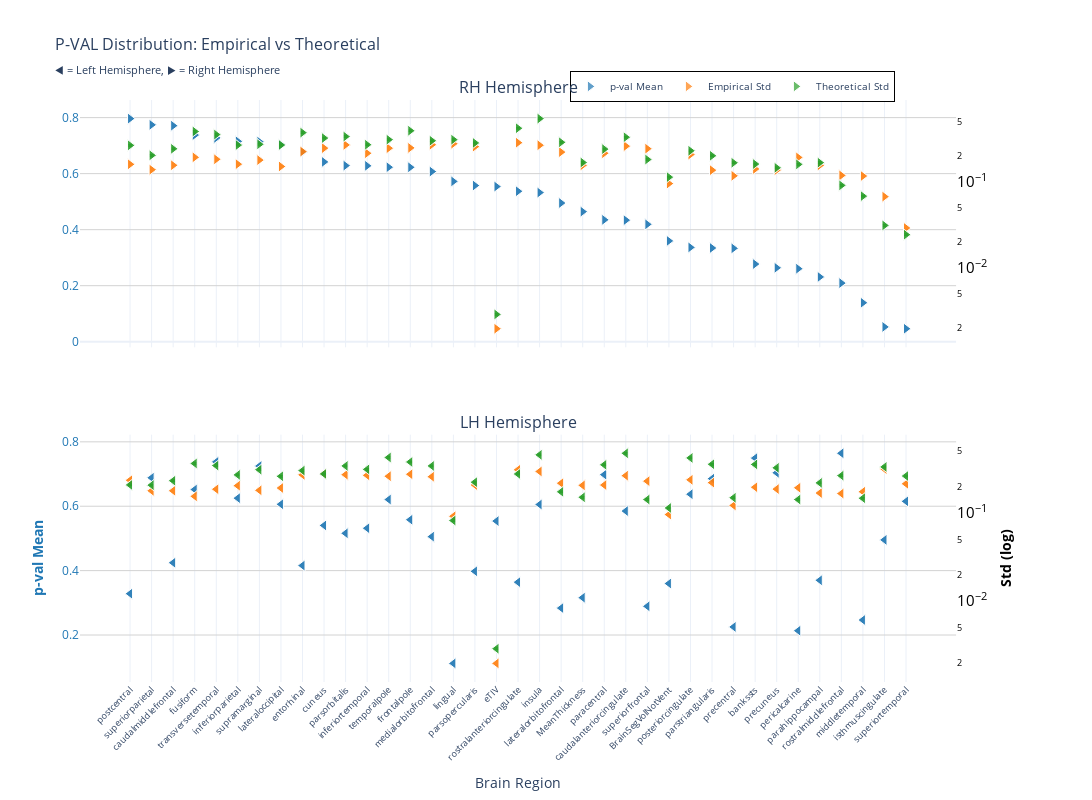
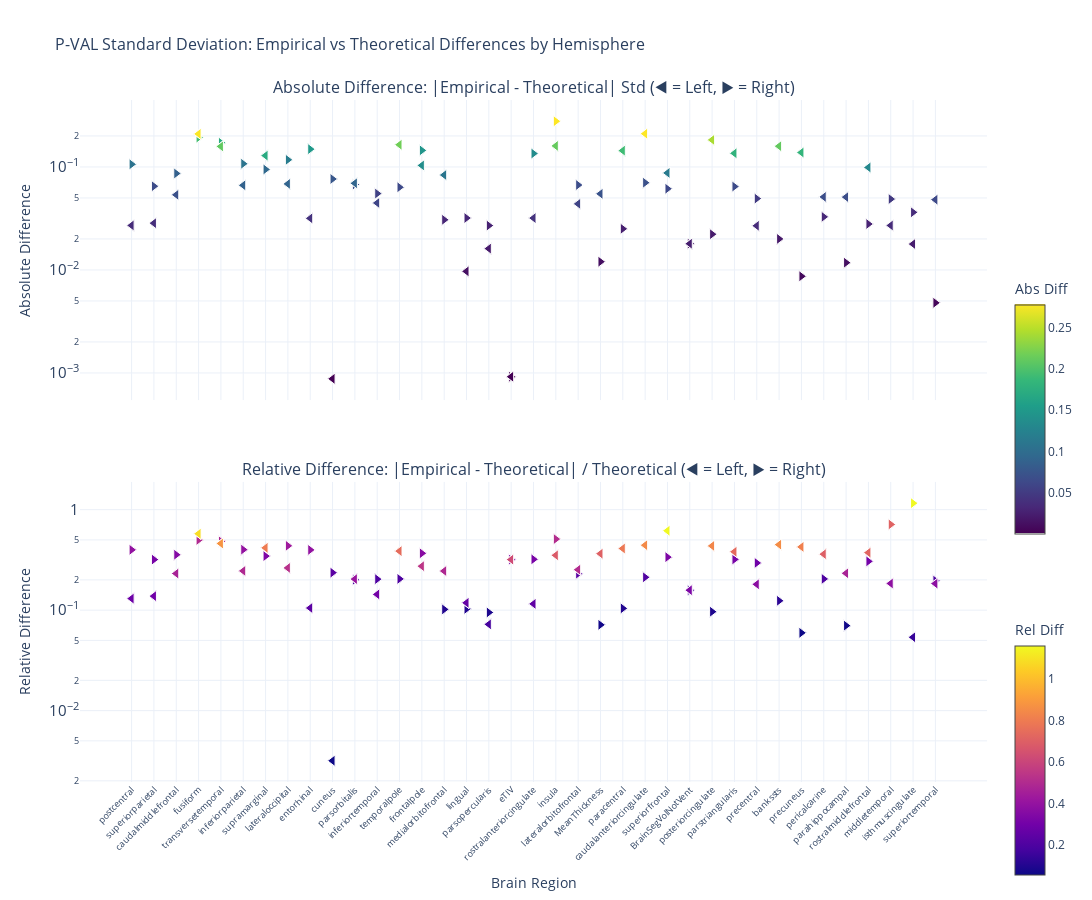

Notebook code for these charts, in order:
### Markdown cell above
### p-value

### Code cell
nu_nav = df_navr[(df_navr["study"] == "longitudinal") & (df_navr["group"] == "HC-PD")]
data_path = stats_dir / f"partial_correlation_longitudinal_{METRIC}.parquet"
df, stats = get_test_stats(
    data_path, stat_functions_F, nu_nav, hemisphere=True, study="longitudinal"
)
show_figure(
    stats, hemisphere=True, stat_name="p-val", study="longitudinal", metric=METRIC
)

### Figure 1 — Plotly figure (JSON) as saved in the notebook; plotly's stock layout.template omitted (floating-point values rounded to 4 significant figures)
{"data": [{"hovertemplate": "<b>%{x}</b><br>Mean p-val: %{y:.2f}<br><extra></extra>", "legendgroup": "mean", "marker": {"color": "#1f77b4", "line": {"color": "white", "width": 1}, "opacity": 0.7, "size": 10, "symbol": "triangle-right"}, "mode": "markers", "name": "p-val Mean", "showlegend": true, "type": "scatter", "x": ["postcentral", "postcentral", "superiorparietal", "superiorparietal", "caudalmiddlefrontal", "caudalmiddlefrontal", "fusiform", "fusiform", "transversetemporal", "transversetemporal", "inferiorparietal", "inferiorparietal", "supramarginal", "supramarginal", "lateraloccipital", "lateraloccipital", "entorhinal", "entorhinal", "cuneus", "cuneus", "parsorbitalis", "parsorbitalis", "inferiortemporal", "inferiortemporal", "temporalpole", "temporalpole", "frontalpole", "frontalpole", "medialorbitofrontal", "medialorbitofrontal", "lingual", "lingual", "parsopercularis", "parsopercularis", "eTIV", "eTIV", "rostralanteriorcingulate", "rostralanteriorcingulate", "insula", "insula", "lateralorbitofrontal", "lateralorbitofrontal", "MeanThickness", "MeanThickness", "paracentral", "paracentral", "caudalanteriorcingulate", "caudalanteriorcingulate", "superiorfrontal", "superiorfrontal", "BrainSegVolNotVent", "BrainSegVolNotVent", "posteriorcingulate", "posteriorcingulate", "parstriangularis", "parstriangularis", "precentral", "precentral", "bankssts", "bankssts", "precuneus", "precuneus", "pericalcarine", "pericalcarine", "parahippocampal", "parahippocampal", "rostralmiddlefrontal", "rostralmiddlefrontal", "middletemporal", "middletemporal", "isthmuscingulate", "isthmuscingulate", "superiortemporal", "superiortemporal"], "xaxis": "x", "y": [0.7964, 0.7964, 0.7741, 0.7741, 0.7711, 0.7711, 0.7376, 0.7376, 0.7276, 0.7276, 0.7153, 0.7153, 0.7142, 0.7142, 0.704, 0.704, 0.6772, 0.6772, 0.6419, 0.6419, 0.6286, 0.6286, 0.6279, 0.6279, 0.6229, 0.6229, 0.6227, 0.6227, 0.6074, 0.6074, 0.5724, 0.5724, 0.5575, 0.5575, 0.5539, 0.5539, 0.5372, 0.5372, 0.5324, 0.5324, 0.4951, 0.4951, 0.4644, 0.4644, 0.435, 0.435, 0.4339, 0.4339, 0.419, 0.419, 0.3599, 0.3599, 0.3367, 0.3367, 0.3345, 0.3345, 0.3333, 0.3333, 0.2772, 0.2772, 0.2638, 0.2638, 0.2606, 0.2606, 0.2312, 0.2312, 0.2093, 0.2093, 0.139, 0.139, 0.05278, 0.05278, 0.04631, 0.04631], "yaxis": "y"}, {"hovertemplate": "<b>%{x}</b><br>Empirical Std: %{y:.3f}<br><extra></extra>", "legendgroup": "empirical", "marker": {"color": "#ff7f0e", "line": {"color": "white", "width": 1}, "opacity": 0.7, "size": 10, "symbol": "triangle-right"}, "mode": "markers", "name": "Empirical Std", "showlegend": true, "type": "scatter", "x": ["postcentral", "postcentral", "superiorparietal", "superiorparietal", "caudalmiddlefrontal", "caudalmiddlefrontal", "fusiform", "fusiform", "transversetemporal", "transversetemporal", "inferiorparietal", "inferiorparietal", "supramarginal", "supramarginal", "lateraloccipital", "lateraloccipital", "entorhinal", "entorhinal", "cuneus", "cuneus", "parsorbitalis", "parsorbitalis", "inferiortemporal", "inferiortemporal", "temporalpole", "temporalpole", "frontalpole", "frontalpole", "medialorbitofrontal", "medialorbitofrontal", "lingual", "lingual", "parsopercularis", "parsopercularis", "eTIV", "eTIV", "rostralanteriorcingulate", "rostralanteriorcingulate", "insula", "insula", "lateralorbitofrontal", "lateralorbitofrontal", "MeanThickness", "MeanThickness", "paracentral", "paracentral", "caudalanteriorcingulate", "caudalanteriorcingulate", "superiorfrontal", "superiorfrontal", "BrainSegVolNotVent", "BrainSegVolNotVent", "posteriorcingulate", "posteriorcingulate", "parstriangularis", "parstriangularis", "precentral", "precentral", "bankssts", "bankssts", "precuneus", "precuneus", "pericalcarine", "pericalcarine", "parahippocampal", "parahippocampal", "rostralmiddlefrontal", "rostralmiddlefrontal", "middletemporal", "middletemporal", "isthmuscingulate", "isthmuscingulate", "superiortemporal", "superiortemporal"], "xaxis": "x", "y": [0.1604, 0.1604, 0.1391, 0.1391, 0.1565, 0.1565, 0.1934, 0.1934, 0.1837, 0.1837, 0.1611, 0.1611, 0.1797, 0.1797, 0.1515, 0.1515, 0.2258, 0.2258, 0.2474, 0.2474, 0.2697, 0.2697, 0.2159, 0.2159, 0.247, 0.247, 0.2491, 0.2491, 0.2711, 0.2711, 0.2785, 0.2785, 0.2576, 0.2576, 0.001968, 0.001968, 0.2864, 0.2864, 0.2675, 0.2675, 0.2226, 0.2226, 0.1565, 0.1565, 0.216, 0.216, 0.2611, 0.2611, 0.2439, 0.2439, 0.09586, 0.09586, 0.2083, 0.2083, 0.1372, 0.1372, 0.1179, 0.1179, 0.1416, 0.1416, 0.1375, 0.1375, 0.1931, 0.1931, 0.1561, 0.1561, 0.1193, 0.1193, 0.1173, 0.1173, 0.06757, 0.06757, 0.0292, 0.0292], "yaxis": "y2"}, {"error_y": {"array": [0.005297, 0.005297, 0.004056, 0.004056, 0.004828, 0.004828, 0.007676, 0.007676, 0.007068, 0.007068, 0.005337, 0.005337, 0.00545, 0.00545, 0.005341, 0.005341, 0.007447, 0.007447, 0.006436, 0.006436, 0.006701, 0.006701, 0.005386, 0.005386, 0.006171, 0.006171, 0.007829, 0.007829, 0.005996, 0.005996, 0.006167, 0.006167, 0.005654, 0.005654, 5.738e-05, 5.738e-05, 0.008375, 0.008375, 0.01084, 0.01084, 0.00575, 0.00575, 0.003348, 0.003348, 0.00479, 0.00479, 0.006585, 0.006585, 0.003625, 0.003625, 0.002262, 0.002262, 0.004581, 0.004581, 0.004009, 0.004009, 0.003323, 0.003323, 0.003212, 0.003212, 0.002905, 0.002905, 0.003185, 0.003185, 0.003336, 0.003336, 0.001816, 0.001816, 0.001361, 0.001361, 0.0006215, 0.0006215, 0.0004849, 0.0004849], "arrayminus": [0.005192, 0.005192, 0.003975, 0.003975, 0.004732, 0.004732, 0.007524, 0.007524, 0.006928, 0.006928, 0.005231, 0.005231, 0.005342, 0.005342, 0.005235, 0.005235, 0.0073, 0.0073, 0.006308, 0.006308, 0.006568, 0.006568, 0.00528, 0.00528, 0.006048, 0.006048, 0.007673, 0.007673, 0.005877, 0.005877, 0.006045, 0.006045, 0.005541, 0.005541, 5.624e-05, 5.624e-05, 0.008208, 0.008208, 0.01062, 0.01062, 0.005635, 0.005635, 0.003282, 0.003282, 0.004695, 0.004695, 0.006454, 0.006454, 0.003554, 0.003554, 0.002217, 0.002217, 0.00449, 0.00449, 0.003929, 0.003929, 0.003257, 0.003257, 0.003148, 0.003148, 0.002847, 0.002847, 0.003122, 0.003122, 0.00327, 0.00327, 0.00178, 0.00178, 0.001334, 0.001334, 0.0006092, 0.0006092, 0.0004753, 0.0004753], "color": "#2ca02c", "thickness": 1, "type": "data", "visible": true, "width": 2}, "hovertemplate": "<b>%{x}</b><br>Theoretical Std: %{y:.3f}<br><extra></extra>", "legendgroup": "theoretical", "marker": {"color": "#2ca02c", "line": {"color": "white", "width": 1}, "opacity": 0.7, "size": 10, "symbol": "triangle-right"}, "mode": "markers", "name": "Theoretical Std", "showlegend": true, "type": "scatter", "x": ["postcentral", "postcentral", "superiorparietal", "superiorparietal", "caudalmiddlefrontal", "caudalmiddlefrontal", "fusiform", "fusiform", "transversetemporal", "transversetemporal", "inferiorparietal", "inferiorparietal", "supramarginal", "supramarginal", "lateraloccipital", "lateraloccipital", "entorhinal", "entorhinal", "cuneus", "cuneus", "parsorbitalis", "parsorbitalis", "inferiortemporal", "inferiortemporal", "temporalpole", "temporalpole", "frontalpole", "frontalpole", "medialorbitofrontal", "medialorbitofrontal", "lingual", "lingual", "parsopercularis", "parsopercularis", "eTIV", "eTIV", "rostralanteriorcingulate", "rostralanteriorcingulate", "insula", "insula", "lateralorbitofrontal", "lateralorbitofrontal", "MeanThickness", "MeanThickness", "paracentral", "paracentral", "caudalanteriorcingulate", "caudalanteriorcingulate", "superiorfrontal", "superiorfrontal", "BrainSegVolNotVent", "BrainSegVolNotVent", "posteriorcingulate", "posteriorcingulate", "parstriangularis", "parstriangularis", "precentral", "precentral", "bankssts", "bankssts", "precuneus", "precuneus", "pericalcarine", "pericalcarine", "parahippocampal", "parahippocampal", "rostralmiddlefrontal", "rostralmiddlefrontal", "middletemporal", "middletemporal", "isthmuscingulate", "isthmuscingulate", "superiortemporal", "superiortemporal"], "xaxis": "x", "y": [0.2666, 0.2666, 0.2041, 0.2041, 0.243, 0.243, 0.3863, 0.3863, 0.3557, 0.3557, 0.2686, 0.2686, 0.2743, 0.2743, 0.2688, 0.2688, 0.3748, 0.3748, 0.3239, 0.3239, 0.3373, 0.3373, 0.2711, 0.2711, 0.3106, 0.3106, 0.394, 0.394, 0.3018, 0.3018, 0.3104, 0.3104, 0.2845, 0.2845, 0.002888, 0.002888, 0.4215, 0.4215, 0.5454, 0.5454, 0.2894, 0.2894, 0.1685, 0.1685, 0.2411, 0.2411, 0.3314, 0.3314, 0.1825, 0.1825, 0.1139, 0.1139, 0.2306, 0.2306, 0.2018, 0.2018, 0.1672, 0.1672, 0.1616, 0.1616, 0.1462, 0.1462, 0.1603, 0.1603, 0.1679, 0.1679, 0.09138, 0.09138, 0.06848, 0.06848, 0.03128, 0.03128, 0.0244, 0.0244], "yaxis": "y2"}, {"hovertemplate": "<b>%{x}</b><br>Mean p-val: %{y:.2f}<br><extra></extra>", "legendgroup": "mean", "marker": {"color": "#1f77b4", "line": {"color": "white", "width": 1}, "opacity": 0.7, "size": 10, "symbol": "triangle-left"}, "mode": "markers", "name": "p-val Mean", "showlegend": false, "type": "scatter", "x": ["rostralmiddlefrontal", "rostralmiddlefrontal", "bankssts", "bankssts", "transversetemporal", "transversetemporal", "supramarginal", "supramarginal", "precuneus", "precuneus", "paracentral", "paracentral", "superiorparietal", "superiorparietal", "parstriangularis", "parstriangularis", "fusiform", "fusiform", "posteriorcingulate", "posteriorcingulate", "inferiorparietal", "inferiorparietal", "temporalpole", "temporalpole", "superiortemporal", "superiortemporal", "lateraloccipital", "lateraloccipital", "insula", "insula", "caudalanteriorcingulate", "caudalanteriorcingulate", "frontalpole", "frontalpole", "eTIV", "eTIV", "cuneus", "cuneus", "inferiortemporal", "inferiortemporal", "parsorbitalis", "parsorbitalis", "medialorbitofrontal", "medialorbitofrontal", "isthmuscingulate", "isthmuscingulate", "caudalmiddlefrontal", "caudalmiddlefrontal", "entorhinal", "entorhinal", "parsopercularis", "parsopercularis", "parahippocampal", "parahippocampal", "rostralanteriorcingulate", "rostralanteriorcingulate", "BrainSegVolNotVent", "BrainSegVolNotVent", "postcentral", "postcentral", "MeanThickness", "MeanThickness", "superiorfrontal", "superiorfrontal", "lateralorbitofrontal", "lateralorbitofrontal", "middletemporal", "middletemporal", "precentral", "precentral", "pericalcarine", "pericalcarine", "lingual", "lingual"], "xaxis": "x2", "y": [0.7645, 0.7645, 0.7495, 0.7495, 0.7378, 0.7378, 0.7249, 0.7249, 0.7038, 0.7038, 0.6981, 0.6981, 0.6882, 0.6882, 0.6857, 0.6857, 0.6518, 0.6518, 0.6374, 0.6374, 0.6251, 0.6251, 0.6207, 0.6207, 0.6152, 0.6152, 0.6061, 0.6061, 0.6054, 0.6054, 0.585, 0.585, 0.5581, 0.5581, 0.5539, 0.5539, 0.5403, 0.5403, 0.5317, 0.5317, 0.5159, 0.5159, 0.5055, 0.5055, 0.4955, 0.4955, 0.4244, 0.4244, 0.4156, 0.4156, 0.3979, 0.3979, 0.37, 0.37, 0.3642, 0.3642, 0.3599, 0.3599, 0.3284, 0.3284, 0.316, 0.316, 0.2892, 0.2892, 0.2837, 0.2837, 0.2467, 0.2467, 0.2251, 0.2251, 0.2134, 0.2134, 0.1119, 0.1119], "yaxis": "y3"}, {"hovertemplate": "<b>%{x}</b><br>Empirical Std: %{y:.3f}<br><extra></extra>", "legendgroup": "empirical", "marker": {"color": "#ff7f0e", "line": {"color": "white", "width": 1}, "opacity": 0.7, "size": 10, "symbol": "triangle-left"}, "mode": "markers", "name": "Empirical Std", "showlegend": false, "type": "scatter", "x": ["rostralmiddlefrontal", "rostralmiddlefrontal", "bankssts", "bankssts", "transversetemporal", "transversetemporal", "supramarginal", "supramarginal", "precuneus", "precuneus", "paracentral", "paracentral", "superiorparietal", "superiorparietal", "parstriangularis", "parstriangularis", "fusiform", "fusiform", "posteriorcingulate", "posteriorcingulate", "inferiorparietal", "inferiorparietal", "temporalpole", "temporalpole", "superiortemporal", "superiortemporal", "lateraloccipital", "lateraloccipital", "insula", "insula", "caudalanteriorcingulate", "caudalanteriorcingulate", "frontalpole", "frontalpole", "eTIV", "eTIV", "cuneus", "cuneus", "inferiortemporal", "inferiortemporal", "parsorbitalis", "parsorbitalis", "medialorbitofrontal", "medialorbitofrontal", "isthmuscingulate", "isthmuscingulate", "caudalmiddlefrontal", "caudalmiddlefrontal", "entorhinal", "entorhinal", "parsopercularis", "parsopercularis", "parahippocampal", "parahippocampal", "rostralanteriorcingulate", "rostralanteriorcingulate", "BrainSegVolNotVent", "BrainSegVolNotVent", "postcentral", "postcentral", "MeanThickness", "MeanThickness", "superiorfrontal", "superiorfrontal", "lateralorbitofrontal", "lateralorbitofrontal", "middletemporal", "middletemporal", "precentral", "precentral", "pericalcarine", "pericalcarine", "lingual", "lingual"], "xaxis": "x2", "y": [0.1659, 0.1659, 0.1956, 0.1956, 0.1856, 0.1856, 0.1804, 0.1804, 0.1864, 0.1864, 0.207, 0.207, 0.1781, 0.1781, 0.2206, 0.2206, 0.1542, 0.1542, 0.2373, 0.2373, 0.2037, 0.2037, 0.2607, 0.2607, 0.2139, 0.2139, 0.1917, 0.1917, 0.2953, 0.2953, 0.2645, 0.2645, 0.2746, 0.2746, 0.001968, 0.001968, 0.2777, 0.2777, 0.2671, 0.2671, 0.2716, 0.2716, 0.2574, 0.2574, 0.3144, 0.3144, 0.1783, 0.1783, 0.2703, 0.2703, 0.2071, 0.2071, 0.1681, 0.1681, 0.3084, 0.3084, 0.09586, 0.09586, 0.2348, 0.2348, 0.2054, 0.2054, 0.2294, 0.2294, 0.2173, 0.2173, 0.1738, 0.1738, 0.1217, 0.1217, 0.1929, 0.1929, 0.09169, 0.09169], "yaxis": "y4"}, {"error_y": {"array": [0.005261, 0.005261, 0.007048, 0.007048, 0.006835, 0.006835, 0.006144, 0.006144, 0.006448, 0.006448, 0.006977, 0.006977, 0.004105, 0.004105, 0.00708, 0.00708, 0.007224, 0.007224, 0.008353, 0.008353, 0.005365, 0.005365, 0.008446, 0.008446, 0.005206, 0.005206, 0.00517, 0.00517, 0.009049, 0.009049, 0.009433, 0.009433, 0.007513, 0.007513, 5.738e-05, 5.738e-05, 0.0055, 0.0055, 0.006196, 0.006196, 0.006777, 0.006777, 0.006774, 0.006774, 0.006602, 0.006602, 0.004608, 0.004608, 0.006, 0.006, 0.004435, 0.004435, 0.004353, 0.004353, 0.005494, 0.005494, 0.002262, 0.002262, 0.004127, 0.004127, 0.00299, 0.00299, 0.002819, 0.002819, 0.003448, 0.003448, 0.002917, 0.002917, 0.002951, 0.002951, 0.002817, 0.002817, 0.001629, 0.001629], "arrayminus": [0.005156, 0.005156, 0.006908, 0.006908, 0.0067, 0.0067, 0.006023, 0.006023, 0.00632, 0.00632, 0.006839, 0.006839, 0.004024, 0.004024, 0.006939, 0.006939, 0.007081, 0.007081, 0.008188, 0.008188, 0.005259, 0.005259, 0.008279, 0.008279, 0.005103, 0.005103, 0.005067, 0.005067, 0.008869, 0.008869, 0.009246, 0.009246, 0.007364, 0.007364, 5.624e-05, 5.624e-05, 0.005391, 0.005391, 0.006073, 0.006073, 0.006642, 0.006642, 0.00664, 0.00664, 0.006471, 0.006471, 0.004517, 0.004517, 0.005881, 0.005881, 0.004347, 0.004347, 0.004267, 0.004267, 0.005385, 0.005385, 0.002217, 0.002217, 0.004046, 0.004046, 0.002931, 0.002931, 0.002763, 0.002763, 0.003379, 0.003379, 0.002859, 0.002859, 0.002892, 0.002892, 0.002761, 0.002761, 0.001597, 0.001597], "color": "#2ca02c", "thickness": 1, "type": "data", "visible": true, "width": 2}, "hovertemplate": "<b>%{x}</b><br>Theoretical Std: %{y:.3f}<br><extra></extra>", "legendgroup": "theoretical", "marker": {"color": "#2ca02c", "line": {"color": "white", "width": 1}, "opacity": 0.7, "size": 10, "symbol": "triangle-left"}, "mode": "markers", "name": "Theoretical Std", "showlegend": false, "type": "scatter", "x": ["rostralmiddlefrontal", "rostralmiddlefrontal", "bankssts", "bankssts", "transversetemporal", "transversetemporal", "supramarginal", "supramarginal", "precuneus", "precuneus", "paracentral", "paracentral", "superiorparietal", "superiorparietal", "parstriangularis", "parstriangularis", "fusiform", "fusiform", "posteriorcingulate", "posteriorcingulate", "inferiorparietal", "inferiorparietal", "temporalpole", "temporalpole", "superiortemporal", "superiortemporal", "lateraloccipital", "lateraloccipital", "insula", "insula", "caudalanteriorcingulate", "caudalanteriorcingulate", "frontalpole", "frontalpole", "eTIV", "eTIV", "cuneus", "cuneus", "inferiortemporal", "inferiortemporal", "parsorbitalis", "parsorbitalis", "medialorbitofrontal", "medialorbitofrontal", "isthmuscingulate", "isthmuscingulate", "caudalmiddlefrontal", "caudalmiddlefrontal", "entorhinal", "entorhinal", "parsopercularis", "parsopercularis", "parahippocampal", "parahippocampal", "rostralanteriorcingulate", "rostralanteriorcingulate", "BrainSegVolNotVent", "BrainSegVolNotVent", "postcentral", "postcentral", "MeanThickness", "MeanThickness", "superiorfrontal", "superiorfrontal", "lateralorbitofrontal", "lateralorbitofrontal", "middletemporal", "middletemporal", "precentral", "precentral", "pericalcarine", "pericalcarine", "lingual", "lingual"], "xaxis": "x2", "y": [0.2648, 0.2648, 0.3547, 0.3547, 0.344, 0.344, 0.3092, 0.3092, 0.3245, 0.3245, 0.3511, 0.3511, 0.2066, 0.2066, 0.3563, 0.3563, 0.3636, 0.3636, 0.4204, 0.4204, 0.27, 0.27, 0.4251, 0.4251, 0.262, 0.262, 0.2602, 0.2602, 0.4554, 0.4554, 0.4747, 0.4747, 0.3781, 0.3781, 0.002888, 0.002888, 0.2768, 0.2768, 0.3118, 0.3118, 0.3411, 0.3411, 0.3409, 0.3409, 0.3323, 0.3323, 0.2319, 0.2319, 0.302, 0.302, 0.2232, 0.2232, 0.2191, 0.2191, 0.2765, 0.2765, 0.1139, 0.1139, 0.2077, 0.2077, 0.1505, 0.1505, 0.1419, 0.1419, 0.1735, 0.1735, 0.1468, 0.1468, 0.1485, 0.1485, 0.1418, 0.1418, 0.08199, 0.08199], "yaxis": "y4"}], "layout": {"annotations": [{"font": {"size": 16}, "showarrow": false, "text": "RH Hemisphere", "x": 0.47, "xanchor": "center", "xref": "paper", "y": 1, "yanchor": "bottom", "yref": "paper"}, {"font": {"size": 16}, "showarrow": false, "text": "LH Hemisphere", "x": 0.47, "xanchor": "center", "xref": "paper", "y": 0.425, "yanchor": "bottom", "yref": "paper"}], "height": 800, "hovermode": "x", "legend": {"bgcolor": "rgba(255, 255, 255, 0.9)", "bordercolor": "black", "borderwidth": 1, "font": {"size": 10}, "orientation": "h", "x": 0.7, "xanchor": "center", "y": 1.05}, "title": {"font": {"size": 16}, "text": "P-VAL Distribution: Empirical vs Theoretical<br><sub>◀ = Left Hemisphere, ▶ = Right Hemisphere</sub>"}, "width": 1400, "xaxis": {"anchor": "y", "domain": [0, 0.94], "matches": "x2", "showticklabels": false}, "xaxis2": {"anchor": "y3", "domain": [0, 0.94], "tickangle": -45, "tickfont": {"size": 9}, "title": {"text": "Brain Region"}}, "yaxis": {"anchor": "x", "domain": [0.575, 1], "gridcolor": "lightgray", "showgrid": true, "tickfont": {"color": "#1f77b4"}, "title": {"font": {"color": "#1f77b4"}, "text": ""}}, "yaxis2": {"anchor": "x", "exponentformat": "power", "overlaying": "y", "showgrid": false, "side": "right", "tickfont": {"color": "black"}, "title": {"font": {"color": "black"}, "text": ""}, "type": "log"}, "yaxis3": {"anchor": "x2", "domain": [0, 0.425], "gridcolor": "lightgray", "showgrid": true, "tickfont": {"color": "#1f77b4"}, "title": {"font": {"color": "#1f77b4"}, "text": "<b>p-val Mean</b>"}}, "yaxis4": {"anchor": "x2", "exponentformat": "power", "overlaying": "y3", "showgrid": false, "side": "right", "tickfont": {"color": "black"}, "title": {"font": {"color": "black"}, "text": "<b>Std (log)</b>"}, "type": "log"}}}

### Figure 2 — Plotly figure (JSON) as saved in the notebook; plotly's stock layout.template omitted (floating-point values rounded to 4 significant figures)
{"data": [{"hovertemplate": "<b>%{x}</b><br>Hemisphere: %{text}<br>Abs Diff: %{y:.4f}<br><extra></extra>", "legendgroup": "abs_rh", "marker": {"color": [0.1061, 0.1061, 0.06502, 0.06502, 0.08647, 0.08647, 0.1929, 0.1929, 0.172, 0.172, 0.1075, 0.1075, 0.09464, 0.09464, 0.1174, 0.1174, 0.149, 0.149, 0.07646, 0.07646, 0.06753, 0.06753, 0.05516, 0.05516, 0.06352, 0.06352, 0.1449, 0.1449, 0.03069, 0.03069, 0.03194, 0.03194, 0.02698, 0.02698, 0.0009194, 0.0009194, 0.1351, 0.1351, 0.2779, 0.2779, 0.06679, 0.06679, 0.01203, 0.01203, 0.02509, 0.02509, 0.07033, 0.07033, 0.06146, 0.06146, 0.01799, 0.01799, 0.02224, 0.02224, 0.06454, 0.06454, 0.04932, 0.04932, 0.02002, 0.02002, 0.008687, 0.008687, 0.03277, 0.03277, 0.01177, 0.01177, 0.02794, 0.02794, 0.0488, 0.0488, 0.03629, 0.03629, 0.004797, 0.004797], "colorbar": {"len": 0.4, "title": {"text": "Abs Diff"}, "y": 0.75, "yanchor": "top"}, "colorscale": [[0, "#440154"], [0.1111, "#482878"], [0.2222, "#3e4989"], [0.3333, "#31688e"], [0.4444, "#26828e"], [0.5556, "#1f9e89"], [0.6667, "#35b779"], [0.7778, "#6ece58"], [0.8889, "#b5de2b"], [1, "#fde725"]], "line": {"color": "white", "width": 1}, "showscale": true, "size": 10, "symbol": "triangle-right"}, "mode": "markers", "name": "Absolute (rh)", "showlegend": false, "text": ["rh", "rh", "rh", "rh", "rh", "rh", "rh", "rh", "rh", "rh", "rh", "rh", "rh", "rh", "rh", "rh", "rh", "rh", "rh", "rh", "rh", "rh", "rh", "rh", "rh", "rh", "rh", "rh", "rh", "rh", "rh", "rh", "rh", "rh", "rh", "rh", "rh", "rh", "rh", "rh", "rh", "rh", "rh", "rh", "rh", "rh", "rh", "rh", "rh", "rh", "rh", "rh", "rh", "rh", "rh", "rh", "rh", "rh", "rh", "rh", "rh", "rh", "rh", "rh", "rh", "rh", "rh", "rh", "rh", "rh", "rh", "rh", "rh", "rh"], "type": "scatter", "x": ["postcentral", "postcentral", "superiorparietal", "superiorparietal", "caudalmiddlefrontal", "caudalmiddlefrontal", "fusiform", "fusiform", "transversetemporal", "transversetemporal", "inferiorparietal", "inferiorparietal", "supramarginal", "supramarginal", "lateraloccipital", "lateraloccipital", "entorhinal", "entorhinal", "cuneus", "cuneus", "parsorbitalis", "parsorbitalis", "inferiortemporal", "inferiortemporal", "temporalpole", "temporalpole", "frontalpole", "frontalpole", "medialorbitofrontal", "medialorbitofrontal", "lingual", "lingual", "parsopercularis", "parsopercularis", "eTIV", "eTIV", "rostralanteriorcingulate", "rostralanteriorcingulate", "insula", "insula", "lateralorbitofrontal", "lateralorbitofrontal", "MeanThickness", "MeanThickness", "paracentral", "paracentral", "caudalanteriorcingulate", "caudalanteriorcingulate", "superiorfrontal", "superiorfrontal", "BrainSegVolNotVent", "BrainSegVolNotVent", "posteriorcingulate", "posteriorcingulate", "parstriangularis", "parstriangularis", "precentral", "precentral", "bankssts", "bankssts", "precuneus", "precuneus", "pericalcarine", "pericalcarine", "parahippocampal", "parahippocampal", "rostralmiddlefrontal", "rostralmiddlefrontal", "middletemporal", "middletemporal", "isthmuscingulate", "isthmuscingulate", "superiortemporal", "superiortemporal"], "xaxis": "x", "y": [0.1061, 0.1061, 0.06502, 0.06502, 0.08647, 0.08647, 0.1929, 0.1929, 0.172, 0.172, 0.1075, 0.1075, 0.09464, 0.09464, 0.1174, 0.1174, 0.149, 0.149, 0.07646, 0.07646, 0.06753, 0.06753, 0.05516, 0.05516, 0.06352, 0.06352, 0.1449, 0.1449, 0.03069, 0.03069, 0.03194, 0.03194, 0.02698, 0.02698, 0.0009194, 0.0009194, 0.1351, 0.1351, 0.2779, 0.2779, 0.06679, 0.06679, 0.01203, 0.01203, 0.02509, 0.02509, 0.07033, 0.07033, 0.06146, 0.06146, 0.01799, 0.01799, 0.02224, 0.02224, 0.06454, 0.06454, 0.04932, 0.04932, 0.02002, 0.02002, 0.008687, 0.008687, 0.03277, 0.03277, 0.01177, 0.01177, 0.02794, 0.02794, 0.0488, 0.0488, 0.03629, 0.03629, 0.004797, 0.004797], "yaxis": "y"}, {"hovertemplate": "<b>%{x}</b><br>Hemisphere: %{text}<br>Rel Diff: %{y:.2%}<br><extra></extra>", "legendgroup": "rel_rh", "marker": {"color": [0.3981, 0.3981, 0.3185, 0.3185, 0.3559, 0.3559, 0.4994, 0.4994, 0.4837, 0.4837, 0.4001, 0.4001, 0.345, 0.345, 0.4366, 0.4366, 0.3975, 0.3975, 0.236, 0.236, 0.2002, 0.2002, 0.2035, 0.2035, 0.2045, 0.2045, 0.3678, 0.3678, 0.1017, 0.1017, 0.1029, 0.1029, 0.09482, 0.09482, 0.3184, 0.3184, 0.3204, 0.3204, 0.5095, 0.5095, 0.2308, 0.2308, 0.07138, 0.07138, 0.1041, 0.1041, 0.2122, 0.2122, 0.3369, 0.3369, 0.158, 0.158, 0.09646, 0.09646, 0.3199, 0.3199, 0.2949, 0.2949, 0.1239, 0.1239, 0.05942, 0.05942, 0.2045, 0.2045, 0.0701, 0.0701, 0.3058, 0.3058, 0.7127, 0.7127, 1.16, 1.16, 0.1966, 0.1966], "colorbar": {"len": 0.4, "title": {"text": "Rel Diff"}, "y": 0.25, "yanchor": "top"}, "colorscale": [[0, "#0d0887"], [0.1111, "#46039f"], [0.2222, "#7201a8"], [0.3333, "#9c179e"], [0.4444, "#bd3786"], [0.5556, "#d8576b"], [0.6667, "#ed7953"], [0.7778, "#fb9f3a"], [0.8889, "#fdca26"], [1, "#f0f921"]], "line": {"color": "white", "width": 1}, "showscale": true, "size": 10, "symbol": "triangle-right"}, "mode": "markers", "name": "Relative (rh)", "showlegend": false, "text": ["rh", "rh", "rh", "rh", "rh", "rh", "rh", "rh", "rh", "rh", "rh", "rh", "rh", "rh", "rh", "rh", "rh", "rh", "rh", "rh", "rh", "rh", "rh", "rh", "rh", "rh", "rh", "rh", "rh", "rh", "rh", "rh", "rh", "rh", "rh", "rh", "rh", "rh", "rh", "rh", "rh", "rh", "rh", "rh", "rh", "rh", "rh", "rh", "rh", "rh", "rh", "rh", "rh", "rh", "rh", "rh", "rh", "rh", "rh", "rh", "rh", "rh", "rh", "rh", "rh", "rh", "rh", "rh", "rh", "rh", "rh", "rh", "rh", "rh"], "type": "scatter", "x": ["postcentral", "postcentral", "superiorparietal", "superiorparietal", "caudalmiddlefrontal", "caudalmiddlefrontal", "fusiform", "fusiform", "transversetemporal", "transversetemporal", "inferiorparietal", "inferiorparietal", "supramarginal", "supramarginal", "lateraloccipital", "lateraloccipital", "entorhinal", "entorhinal", "cuneus", "cuneus", "parsorbitalis", "parsorbitalis", "inferiortemporal", "inferiortemporal", "temporalpole", "temporalpole", "frontalpole", "frontalpole", "medialorbitofrontal", "medialorbitofrontal", "lingual", "lingual", "parsopercularis", "parsopercularis", "eTIV", "eTIV", "rostralanteriorcingulate", "rostralanteriorcingulate", "insula", "insula", "lateralorbitofrontal", "lateralorbitofrontal", "MeanThickness", "MeanThickness", "paracentral", "paracentral", "caudalanteriorcingulate", "caudalanteriorcingulate", "superiorfrontal", "superiorfrontal", "BrainSegVolNotVent", "BrainSegVolNotVent", "posteriorcingulate", "posteriorcingulate", "parstriangularis", "parstriangularis", "precentral", "precentral", "bankssts", "bankssts", "precuneus", "precuneus", "pericalcarine", "pericalcarine", "parahippocampal", "parahippocampal", "rostralmiddlefrontal", "rostralmiddlefrontal", "middletemporal", "middletemporal", "isthmuscingulate", "isthmuscingulate", "superiortemporal", "superiortemporal"], "xaxis": "x2", "y": [0.3981, 0.3981, 0.3185, 0.3185, 0.3559, 0.3559, 0.4994, 0.4994, 0.4837, 0.4837, 0.4001, 0.4001, 0.345, 0.345, 0.4366, 0.4366, 0.3975, 0.3975, 0.236, 0.236, 0.2002, 0.2002, 0.2035, 0.2035, 0.2045, 0.2045, 0.3678, 0.3678, 0.1017, 0.1017, 0.1029, 0.1029, 0.09482, 0.09482, 0.3184, 0.3184, 0.3204, 0.3204, 0.5095, 0.5095, 0.2308, 0.2308, 0.07138, 0.07138, 0.1041, 0.1041, 0.2122, 0.2122, 0.3369, 0.3369, 0.158, 0.158, 0.09646, 0.09646, 0.3199, 0.3199, 0.2949, 0.2949, 0.1239, 0.1239, 0.05942, 0.05942, 0.2045, 0.2045, 0.0701, 0.0701, 0.3058, 0.3058, 0.7127, 0.7127, 1.16, 1.16, 0.1966, 0.1966], "yaxis": "y2"}, {"hovertemplate": "<b>%{x}</b><br>Hemisphere: %{text}<br>Abs Diff: %{y:.4f}<br><extra></extra>", "legendgroup": "abs_lh", "marker": {"color": [0.0989, 0.0989, 0.1591, 0.1591, 0.1584, 0.1584, 0.1289, 0.1289, 0.1381, 0.1381, 0.1441, 0.1441, 0.02847, 0.02847, 0.1357, 0.1357, 0.2094, 0.2094, 0.1832, 0.1832, 0.06636, 0.06636, 0.1644, 0.1644, 0.04814, 0.04814, 0.06847, 0.06847, 0.1601, 0.1601, 0.2103, 0.2103, 0.1035, 0.1035, 0.0009194, 0.0009194, 0.0008773, 0.0008773, 0.04473, 0.04473, 0.06945, 0.06945, 0.08353, 0.08353, 0.01785, 0.01785, 0.05364, 0.05364, 0.03171, 0.03171, 0.01612, 0.01612, 0.05098, 0.05098, 0.03191, 0.03191, 0.01799, 0.01799, 0.02707, 0.02707, 0.05487, 0.05487, 0.08751, 0.08751, 0.04383, 0.04383, 0.02704, 0.02704, 0.02685, 0.02685, 0.05117, 0.05117, 0.009694, 0.009694], "colorbar": {"len": 0.4, "title": {"text": "Abs Diff"}, "y": 0.75, "yanchor": "top"}, "colorscale": [[0, "#440154"], [0.1111, "#482878"], [0.2222, "#3e4989"], [0.3333, "#31688e"], [0.4444, "#26828e"], [0.5556, "#1f9e89"], [0.6667, "#35b779"], [0.7778, "#6ece58"], [0.8889, "#b5de2b"], [1, "#fde725"]], "line": {"color": "white", "width": 1}, "showscale": false, "size": 10, "symbol": "triangle-left"}, "mode": "markers", "name": "Absolute (lh)", "showlegend": false, "text": ["lh", "lh", "lh", "lh", "lh", "lh", "lh", "lh", "lh", "lh", "lh", "lh", "lh", "lh", "lh", "lh", "lh", "lh", "lh", "lh", "lh", "lh", "lh", "lh", "lh", "lh", "lh", "lh", "lh", "lh", "lh", "lh", "lh", "lh", "lh", "lh", "lh", "lh", "lh", "lh", "lh", "lh", "lh", "lh", "lh", "lh", "lh", "lh", "lh", "lh", "lh", "lh", "lh", "lh", "lh", "lh", "lh", "lh", "lh", "lh", "lh", "lh", "lh", "lh", "lh", "lh", "lh", "lh", "lh", "lh", "lh", "lh", "lh", "lh"], "type": "scatter", "x": ["rostralmiddlefrontal", "rostralmiddlefrontal", "bankssts", "bankssts", "transversetemporal", "transversetemporal", "supramarginal", "supramarginal", "precuneus", "precuneus", "paracentral", "paracentral", "superiorparietal", "superiorparietal", "parstriangularis", "parstriangularis", "fusiform", "fusiform", "posteriorcingulate", "posteriorcingulate", "inferiorparietal", "inferiorparietal", "temporalpole", "temporalpole", "superiortemporal", "superiortemporal", "lateraloccipital", "lateraloccipital", "insula", "insula", "caudalanteriorcingulate", "caudalanteriorcingulate", "frontalpole", "frontalpole", "eTIV", "eTIV", "cuneus", "cuneus", "inferiortemporal", "inferiortemporal", "parsorbitalis", "parsorbitalis", "medialorbitofrontal", "medialorbitofrontal", "isthmuscingulate", "isthmuscingulate", "caudalmiddlefrontal", "caudalmiddlefrontal", "entorhinal", "entorhinal", "parsopercularis", "parsopercularis", "parahippocampal", "parahippocampal", "rostralanteriorcingulate", "rostralanteriorcingulate", "BrainSegVolNotVent", "BrainSegVolNotVent", "postcentral", "postcentral", "MeanThickness", "MeanThickness", "superiorfrontal", "superiorfrontal", "lateralorbitofrontal", "lateralorbitofrontal", "middletemporal", "middletemporal", "precentral", "precentral", "pericalcarine", "pericalcarine", "lingual", "lingual"], "xaxis": "x", "y": [0.0989, 0.0989, 0.1591, 0.1591, 0.1584, 0.1584, 0.1289, 0.1289, 0.1381, 0.1381, 0.1441, 0.1441, 0.02847, 0.02847, 0.1357, 0.1357, 0.2094, 0.2094, 0.1832, 0.1832, 0.06636, 0.06636, 0.1644, 0.1644, 0.04814, 0.04814, 0.06847, 0.06847, 0.1601, 0.1601, 0.2103, 0.2103, 0.1035, 0.1035, 0.0009194, 0.0009194, 0.0008773, 0.0008773, 0.04473, 0.04473, 0.06945, 0.06945, 0.08353, 0.08353, 0.01785, 0.01785, 0.05364, 0.05364, 0.03171, 0.03171, 0.01612, 0.01612, 0.05098, 0.05098, 0.03191, 0.03191, 0.01799, 0.01799, 0.02707, 0.02707, 0.05487, 0.05487, 0.08751, 0.08751, 0.04383, 0.04383, 0.02704, 0.02704, 0.02685, 0.02685, 0.05117, 0.05117, 0.009694, 0.009694], "yaxis": "y"}, {"hovertemplate": "<b>%{x}</b><br>Hemisphere: %{text}<br>Rel Diff: %{y:.2%}<br><extra></extra>", "legendgroup": "rel_lh", "marker": {"color": [0.3735, 0.3735, 0.4485, 0.4485, 0.4604, 0.4604, 0.4167, 0.4167, 0.4257, 0.4257, 0.4104, 0.4104, 0.1378, 0.1378, 0.3809, 0.3809, 0.5758, 0.5758, 0.4357, 0.4357, 0.2457, 0.2457, 0.3866, 0.3866, 0.1837, 0.1837, 0.2631, 0.2631, 0.3516, 0.3516, 0.443, 0.443, 0.2738, 0.2738, 0.3184, 0.3184, 0.003169, 0.003169, 0.1434, 0.1434, 0.2036, 0.2036, 0.245, 0.245, 0.05371, 0.05371, 0.2313, 0.2313, 0.105, 0.105, 0.07221, 0.07221, 0.2327, 0.2327, 0.1154, 0.1154, 0.158, 0.158, 0.1303, 0.1303, 0.3646, 0.3646, 0.6169, 0.6169, 0.2526, 0.2526, 0.1842, 0.1842, 0.1808, 0.1808, 0.3609, 0.3609, 0.1182, 0.1182], "colorbar": {"len": 0.4, "title": {"text": "Rel Diff"}, "y": 0.25, "yanchor": "top"}, "colorscale": [[0, "#0d0887"], [0.1111, "#46039f"], [0.2222, "#7201a8"], [0.3333, "#9c179e"], [0.4444, "#bd3786"], [0.5556, "#d8576b"], [0.6667, "#ed7953"], [0.7778, "#fb9f3a"], [0.8889, "#fdca26"], [1, "#f0f921"]], "line": {"color": "white", "width": 1}, "showscale": false, "size": 10, "symbol": "triangle-left"}, "mode": "markers", "name": "Relative (lh)", "showlegend": false, "text": ["lh", "lh", "lh", "lh", "lh", "lh", "lh", "lh", "lh", "lh", "lh", "lh", "lh", "lh", "lh", "lh", "lh", "lh", "lh", "lh", "lh", "lh", "lh", "lh", "lh", "lh", "lh", "lh", "lh", "lh", "lh", "lh", "lh", "lh", "lh", "lh", "lh", "lh", "lh", "lh", "lh", "lh", "lh", "lh", "lh", "lh", "lh", "lh", "lh", "lh", "lh", "lh", "lh", "lh", "lh", "lh", "lh", "lh", "lh", "lh", "lh", "lh", "lh", "lh", "lh", "lh", "lh", "lh", "lh", "lh", "lh", "lh", "lh", "lh"], "type": "scatter", "x": ["rostralmiddlefrontal", "rostralmiddlefrontal", "bankssts", "bankssts", "transversetemporal", "transversetemporal", "supramarginal", "supramarginal", "precuneus", "precuneus", "paracentral", "paracentral", "superiorparietal", "superiorparietal", "parstriangularis", "parstriangularis", "fusiform", "fusiform", "posteriorcingulate", "posteriorcingulate", "inferiorparietal", "inferiorparietal", "temporalpole", "temporalpole", "superiortemporal", "superiortemporal", "lateraloccipital", "lateraloccipital", "insula", "insula", "caudalanteriorcingulate", "caudalanteriorcingulate", "frontalpole", "frontalpole", "eTIV", "eTIV", "cuneus", "cuneus", "inferiortemporal", "inferiortemporal", "parsorbitalis", "parsorbitalis", "medialorbitofrontal", "medialorbitofrontal", "isthmuscingulate", "isthmuscingulate", "caudalmiddlefrontal", "caudalmiddlefrontal", "entorhinal", "entorhinal", "parsopercularis", "parsopercularis", "parahippocampal", "parahippocampal", "rostralanteriorcingulate", "rostralanteriorcingulate", "BrainSegVolNotVent", "BrainSegVolNotVent", "postcentral", "postcentral", "MeanThickness", "MeanThickness", "superiorfrontal", "superiorfrontal", "lateralorbitofrontal", "lateralorbitofrontal", "middletemporal", "middletemporal", "precentral", "precentral", "pericalcarine", "pericalcarine", "lingual", "lingual"], "xaxis": "x2", "y": [0.3735, 0.3735, 0.4485, 0.4485, 0.4604, 0.4604, 0.4167, 0.4167, 0.4257, 0.4257, 0.4104, 0.4104, 0.1378, 0.1378, 0.3809, 0.3809, 0.5758, 0.5758, 0.4357, 0.4357, 0.2457, 0.2457, 0.3866, 0.3866, 0.1837, 0.1837, 0.2631, 0.2631, 0.3516, 0.3516, 0.443, 0.443, 0.2738, 0.2738, 0.3184, 0.3184, 0.003169, 0.003169, 0.1434, 0.1434, 0.2036, 0.2036, 0.245, 0.245, 0.05371, 0.05371, 0.2313, 0.2313, 0.105, 0.105, 0.07221, 0.07221, 0.2327, 0.2327, 0.1154, 0.1154, 0.158, 0.158, 0.1303, 0.1303, 0.3646, 0.3646, 0.6169, 0.6169, 0.2526, 0.2526, 0.1842, 0.1842, 0.1808, 0.1808, 0.3609, 0.3609, 0.1182, 0.1182], "yaxis": "y2"}], "layout": {"annotations": [{"font": {"size": 16}, "showarrow": false, "text": "Absolute Difference: |Empirical - Theoretical| Std (◀ = Left, ▶ = Right)", "x": 0.5, "xanchor": "center", "xref": "paper", "y": 1, "yanchor": "bottom", "yref": "paper"}, {"font": {"size": 16}, "showarrow": false, "text": "Relative Difference: |Empirical - Theoretical| / Theoretical (◀ = Left, ▶ = Right)", "x": 0.5, "xanchor": "center", "xref": "paper", "y": 0.44, "yanchor": "bottom", "yref": "paper"}], "height": 900, "hovermode": "x unified", "showlegend": false, "title": {"font": {"size": 16}, "text": "P-VAL Standard Deviation: Empirical vs Theoretical Differences by Hemisphere"}, "width": 1400, "xaxis": {"anchor": "y", "domain": [0, 1], "showticklabels": false}, "xaxis2": {"anchor": "y2", "domain": [0, 1], "tickangle": -45, "tickfont": {"size": 9}, "title": {"text": "Brain Region"}}, "yaxis": {"anchor": "x", "domain": [0.56, 1], "exponentformat": "power", "title": {"text": "Absolute Difference"}, "type": "log"}, "yaxis2": {"anchor": "x2", "domain": [0, 0.44], "exponentformat": "power", "title": {"text": "Relative Difference"}, "type": "log"}}}
